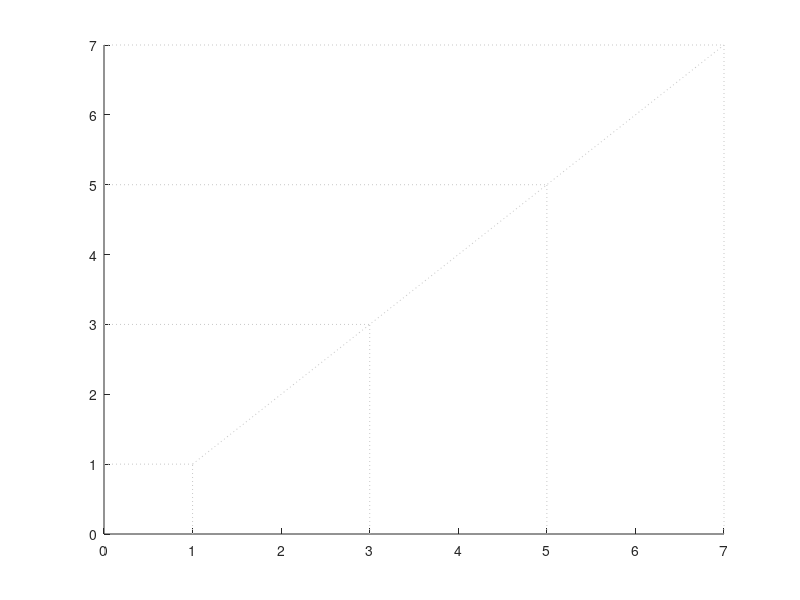

Write the MATLAB code that produced this figure. (Note: this script raises an error after producing the figure.)
function [] = plotCorrelations ...
    (data1, data2, plot_title, plot_xlabel, plot_ylabel, pearsonr, pval)



figure(3), clf, hold on,
line([1 7], [1 7], 'LineStyle', ':', 'Color', [200/255, 200/255, 200/255]);
line([1 1], [0 1], 'LineStyle', ':', 'Color', [200/255, 200/255, 200/255]); 
line([0 1], [1 1], 'LineStyle', ':', 'Color', [200/255, 200/255, 200/255]);
line([3 3], [0 3], 'LineStyle', ':', 'Color', [200/255, 200/255, 200/255]); 
line([0 3], [3 3], 'LineStyle', ':', 'Color', [200/255, 200/255, 200/255]);
line([5 5], [0 5], 'LineStyle', ':', 'Color', [200/255, 200/255, 200/255]); 
line([0 5], [5 5], 'LineStyle', ':', 'Color', [200/255, 200/255, 200/255]);
line([7 7], [0 7], 'LineStyle', ':', 'Color', [200/255, 200/255, 200/255]); 
line([0 7], [7 7], 'LineStyle', ':', 'Color', [200/255, 200/255, 200/255]);

plot(nanmean(data1), nanmean(data2), '.k', 'MarkerSize', 20); hold on

if (pval < 0.001)
    text(1,6, 'p<0.001', 'fontname', 'arial');
elseif (pval < 0.05)
    pval = round(pval*1000)/1000;
    text(1, 6, strcat('p= ', num2str(pval)), 'fontname', 'arial');
else 
    pval = round(pval * 100)/100;
    text(1, 6, strcat('p= ', num2str(pval)), 'fontname', 'arial');
end

pearsonr = round(pearsonr*1000)/1000;
text(1, 6.5, strcat('r= ', num2str(pearsonr)), 'fontname', 'arial');


xlim([0.5 7.5]); ylim([0.5 7.5]);
title(plot_title, 'fontname', 'arial');
xlabel(plot_xlabel, 'fontname', 'arial');
ylabel(plot_ylabel, 'fontname', 'arial');
hold off, box on;


end 